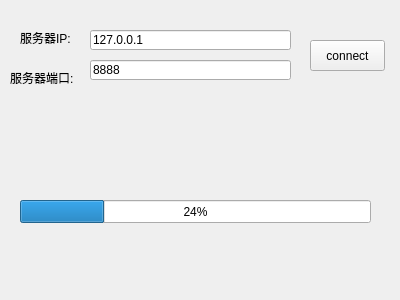
<?xml version="1.0" encoding="UTF-8"?>
<ui version="4.0">
 <class>ClientWidget</class>
 <widget class="QWidget" name="ClientWidget">
  <property name="geometry">
   <rect>
    <x>0</x>
    <y>0</y>
    <width>400</width>
    <height>300</height>
   </rect>
  </property>
  <property name="windowTitle">
   <string>Form</string>
  </property>
  <widget class="QLabel" name="label">
   <property name="geometry">
    <rect>
     <x>20</x>
     <y>30</y>
     <width>61</width>
     <height>16</height>
    </rect>
   </property>
   <property name="text">
    <string>服务器IP:</string>
   </property>
  </widget>
  <widget class="QLabel" name="label_2">
   <property name="geometry">
    <rect>
     <x>10</x>
     <y>70</y>
     <width>71</width>
     <height>16</height>
    </rect>
   </property>
   <property name="text">
    <string>服务器端口:</string>
   </property>
  </widget>
  <widget class="QLineEdit" name="lineEditIP">
   <property name="geometry">
    <rect>
     <x>90</x>
     <y>30</y>
     <width>201</width>
     <height>20</height>
    </rect>
   </property>
   <property name="text">
    <string>127.0.0.1</string>
   </property>
  </widget>
  <widget class="QLineEdit" name="lineEditPort">
   <property name="geometry">
    <rect>
     <x>90</x>
     <y>60</y>
     <width>201</width>
     <height>20</height>
    </rect>
   </property>
   <property name="text">
    <string>8888</string>
   </property>
  </widget>
  <widget class="QPushButton" name="buttonConnect">
   <property name="geometry">
    <rect>
     <x>310</x>
     <y>40</y>
     <width>75</width>
     <height>31</height>
    </rect>
   </property>
   <property name="text">
    <string>connect</string>
   </property>
  </widget>
  <widget class="QProgressBar" name="progressBar">
   <property name="geometry">
    <rect>
     <x>20</x>
     <y>200</y>
     <width>351</width>
     <height>23</height>
    </rect>
   </property>
   <property name="value">
    <number>24</number>
   </property>
  </widget>
 </widget>
 <resources/>
 <connections/>
</ui>
